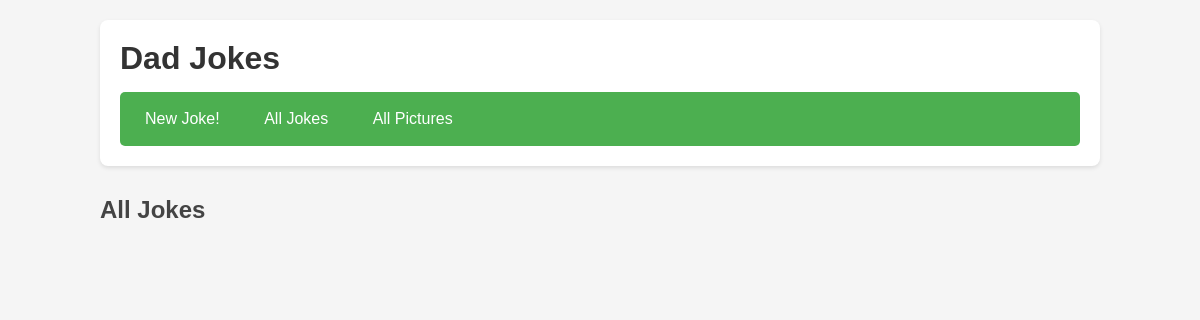
Page /dadjokes/jokes on the earlier database version.
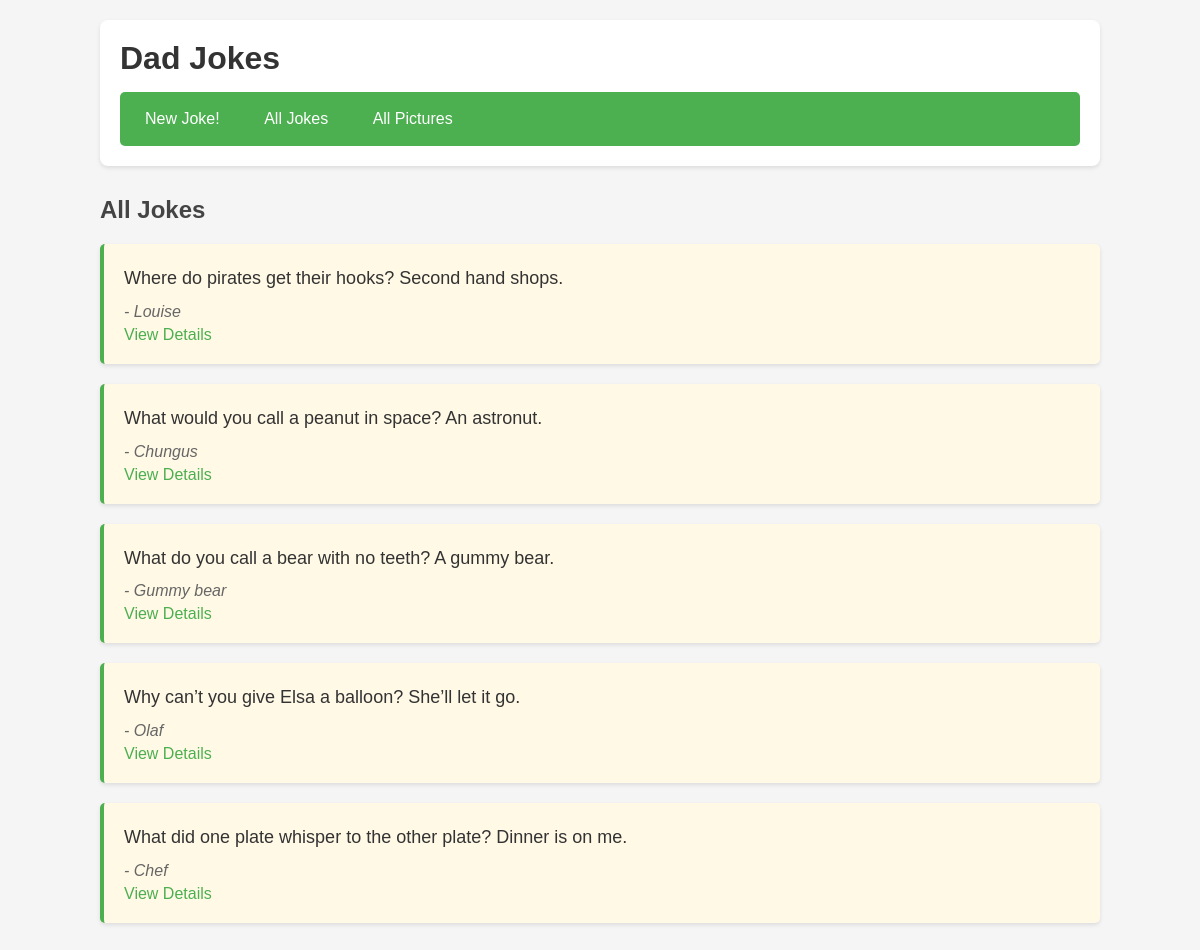
Same page on the later database version.
### dadjokes/models.py (models this page shows, shortened)
class Joke(models.Model):
    text = models.TextField(blank=False)
    contributor = models.TextField(blank=False)
    created = models.DateTimeField(auto_now_add=True)

### dadjokes/views.py (the view)
# urls.py: path("jokes", JokesView.as_view(), name="jokes"),
class JokesView(ListView):
    model = Joke
    template_name = "dadjokes/jokes.html"
    context_object_name = "jokes"

### dadjokes/templates/dadjokes/jokes.html
{% extends 'dadjokes/base.html' %}
{% block content %}
<h2>All Jokes</h2>
{% for joke in jokes %}
<div class="joke">
    <p class="joke-text">{{ joke.text }}</p>
    <p class="contributor">- {{ joke.contributor }}</p>
    <a href="{% url 'joke' joke.pk %}">View Details</a>
</div>
{% endfor %}
{% endblock %}

### dadjokes/templates/dadjokes/base.html (shortened to what this page needs)
{% load static %}
<html>
<head>
    <link rel="stylesheet" href="{% static 'styles-joke.css' %}">
</head>
<body>
    <header>
        <h1>Dad Jokes</h1>
        <nav>
            <a href="{% url 'index' %}">New Joke!</a>
            <a href="{% url 'jokes' %}">All Jokes</a>
            <a href="{% url 'pictures' %}">All Pictures</a>
        </nav>
    </header>
    {% block content %}
    {% endblock %}
</body>
</html>

### static/styles-joke.css (style rules this page uses)
body { font-family: Arial, sans-serif; max-width: 1000px; margin: 0 auto; padding: 20px; background-color: #f5f5f5; }
header { background-color: #fff; padding: 20px; border-radius: 8px; box-shadow: 0 2px 4px rgba(0,0,0,0.1); margin-bottom: 30px; }
h1 { color: #333; margin: 0 0 15px 0; }
h2 { color: #444; margin-bottom: 20px; }
nav { background-color: #4CAF50; padding: 10px; border-radius: 5px; }
nav a { color: white; text-decoration: none; padding: 8px 15px; margin-right: 10px; display: inline-block; border-radius: 3px; transition: background-color 0.3s; }
.joke { background-color: #fff9e6; border-left: 4px solid #4CAF50; padding: 20px; margin-bottom: 20px; border-radius: 5px; box-shadow: 0 2px 4px rgba(0,0,0,0.1); }
.joke-text { font-size: 18px; line-height: 1.6; color: #333; margin: 0 0 10px 0; }
.contributor { font-style: italic; color: #666; margin: 5px 0; }
a { color: #4CAF50; text-decoration: none; }

Differences in the rows shown:
added Joke: text "Where do pirates get their hooks? Second hand shops.", contributor "Louise"
added Joke: text "What would you call a peanut in space? An astronut.", contributor "Chungus"
added Joke: text "What do you call a bear with no teeth? A gummy bear.", contributor "Gummy bear"
added Joke: text "Why can’t you give Elsa a balloon? She’ll let it go.", contributor "Olaf"
added Joke: text "What did one plate whisper to the other plate? Dinner is on me.", contributor "Chef"
